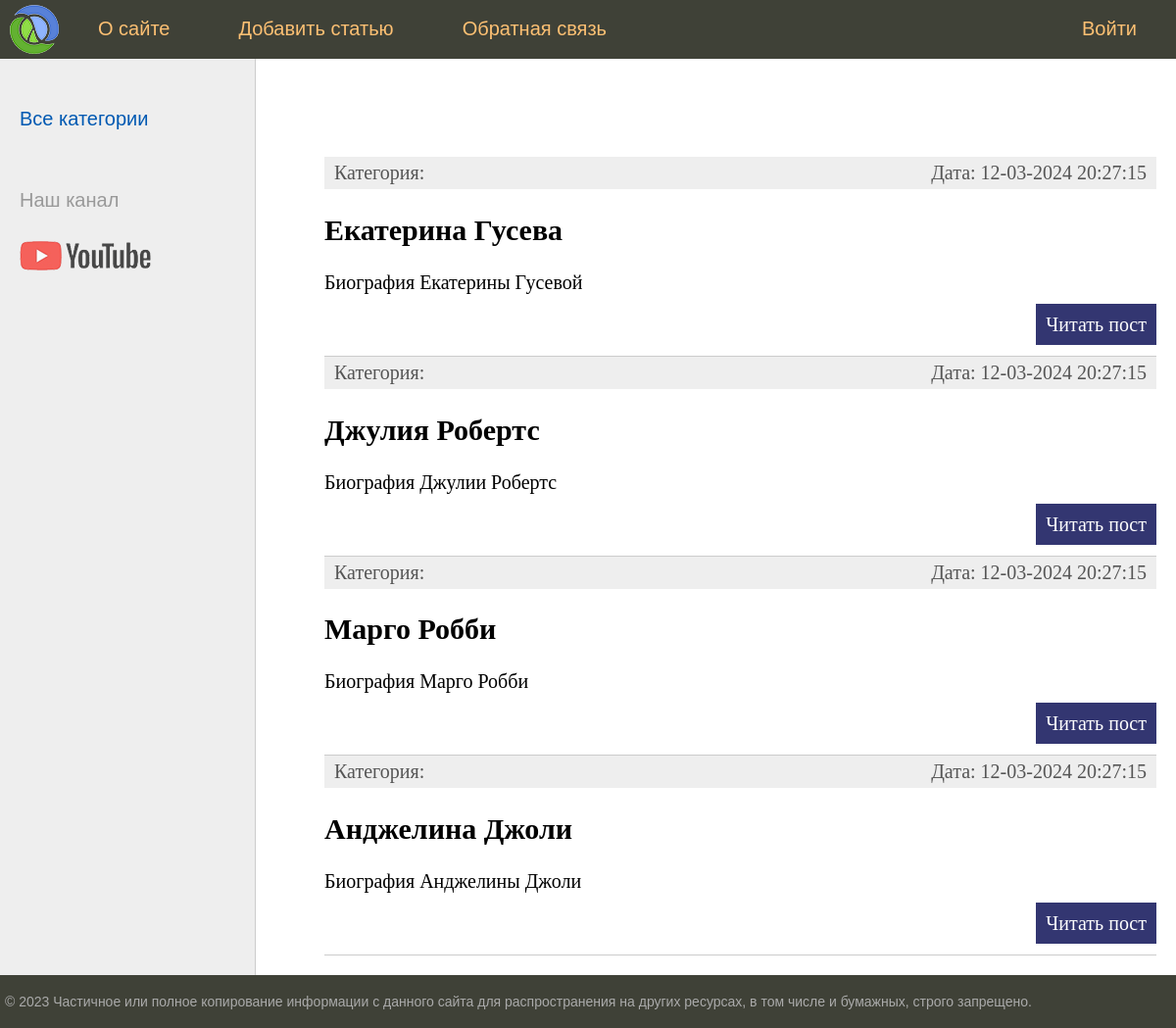
/, run on an earlier commit of the app's database.
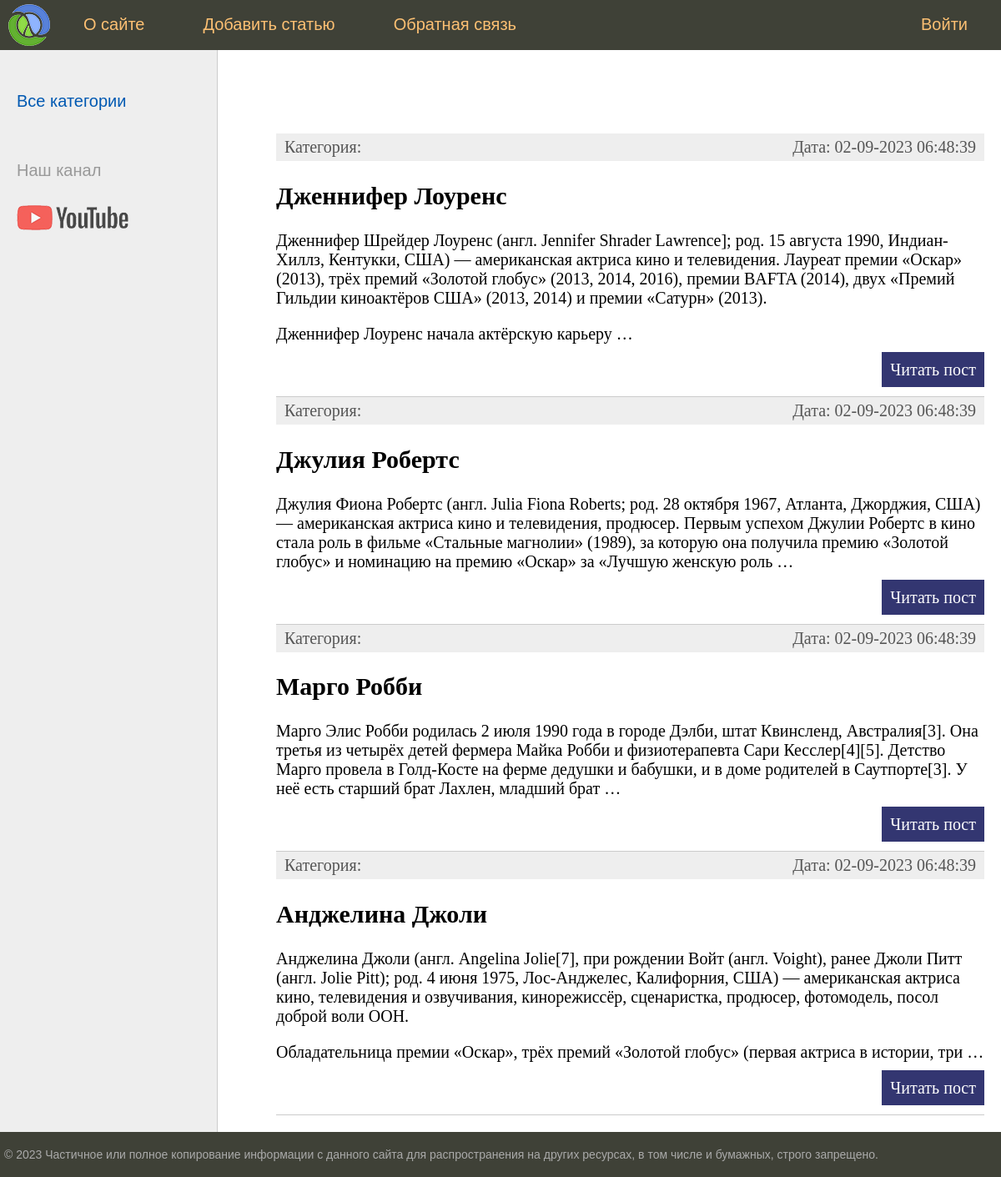
And on a later commit of the database.
### women/models.py (models this page shows, shortened)
class Women(models.Model):
    class Status(models.IntegerChoices):
        DRAFT = 0, 'Черновик'
        PUBLISHED = 1, 'Опубликовано'
    title = models.CharField(max_length=255)
    slug = models.SlugField(max_length=255, unique=True, db_index=True)
    content = models.TextField(blank=True)
    time_create = models.DateTimeField(auto_now_add=True)
    time_update = models.DateTimeField(auto_now=True)
    is_published = models.BooleanField(choices=Status.choices, default=Status.DRAFT)
    category = models.ForeignKey('Category', on_delete=models.PROTECT, related_name='posts')
    objects = models.Manager()
    published = PublisherManager()
    class Meta:
        ordering = ['-time_create']
        indexes = [
            models.Index(fields=['-time_create'])
        ]
    def get_absolute_url(self):
        return reverse('post', kwargs={'post_slug': self.slug})

### women/views.py (the view)
# urls.py: path('', views.index, name='home'),
def index(request):
    posts = Women.published.all()
    data = {'title': 'Главная страница',
            'menu': menu,
            'post': posts,
            'category_selected': 0,
            }
    return render(request, 'women/index.html', context=data)

### women/models.py (called while the page is built)
    def get_queryset(self):
        return super().get_queryset().filter(is_published=Women.Status.PUBLISHED)

### women/templatetags/women_tags.py (called while the page is built)
@register.inclusion_tag('women/list_categories.html')
def show_categories(category_selected=0):
    cats = Category.objects.all()
    return {'cats': cats, 'category_selected': category_selected}

### women/templates/women/index.html (shortened to what this page needs)
{% extends 'base.html' %}
{% block content %}
<ul class="list-articles">
	{% for p in post %}
		<li>
            <div class="article-panel">
                <p class="first">Категория: {{ p.category }}</p>
                <p class="last">Дата: {{ p.time_update|date:"d-m-Y H:i:s" }}</p>
            </div>
			<h2> {{ p.title }}</h2>
			{% autoescape off %}
			{{ p.content|linebreaks|truncatewords:50}}
			{% endautoescape %}
			<p class="link-read-post"><a href="{{ p.get_absolute_url }}">Читать пост</a></p>
		</li>
	{% endfor %}
</ul>
{% endblock content %}

### templates/base.html (shortened to what this page needs)
{% load static %}
{% load women_tags%}
<!DOCTYPE html>
<html>
<head>
	<link type="text/css" href="{% static 'women/css/styles.css' %}" rel="stylesheet" />
</head>
<body>
<table class="table-page" border=0 cellpadding="0" cellspacing="0">
<tr><td valign=top>
{% block mainmenu %}
		<div class="header">
			<ul id="mainmenu" class="mainmenu">
			<li class="logo"><a href="{% url 'home' %}"><div class="logo"></div></a></li>
{% for m in menu %}
	{% if not forloop.last %}<li>{% else %}<li class="last">{% endif %}
		<a href="{% url m.url_name %}">{{m.title}}</a></li>
{% endfor %}
			</ul>
		</div>
{% endblock mainmenu %}
<table class="table-content" border=0 cellpadding="0" cellspacing="0">
<tr>
	<td valign="top" class="left-chapters">
	<ul id="leftchapters">
		{% if category_selected == 0 or category_selected is None %}
			<li class="selected">Все категории </li>
		{% else %}
		<li><a href="{% url 'home' %}">Все категории</a></li>
		{% endif %}
		<li class="share">
		<p>Наш канал</p>
		<a class="share-yt" href="https://www.youtube.com/channel/UClJzWfGWuGJL2t-3dYKcHTA/playlists" target="_blank" rel="nofollow"></a>
		</li>
	</ul>
</td>
<td valign="top" class="content">
	<div class="content-text">
{% block content %}
{% endblock content %}
	</div>
</td></tr></table>
</td></tr>
<tr><td valign=top>
	<div id="footer">
		<p>&copy; 2023 Частичное или полное копирование информации с данного сайта для распространения на других ресурсах, в том числе и бумажных, строго запрещено.</p>
	</div>
</td></tr></table>
</body>
</html>

### women/static/women/css/styles.css (style rules this page uses)
html, body { font-family: 'Arial'; margin: 0; padding: 0; height: 100%; width: 100%; color: #444; }
a { color: #0059b2; text-decoration: none; }
p.link-read-post { text-align: right; }
p.link-read-post a { padding: 10px; min-width: 100px; background: #333671; color: #fff; text-decoration: none; }
div.article-panel { background: #eee; padding: 5px 10px 5px 10px; box-sizing: border-box; overflow: hidden; color: #555; }
div.article-panel p.first { margin: 0; float: left; }
div.article-panel p.last { margin: 0; float: right; }
ul.list-articles { list-style: none; margin: 0; padding: 0; }
ul.list-articles li { border-bottom: 1px solid #ccc; }
.table-page { width: 100%; height: 100%; vertical-align: top; }
.table-page tr { height: 100%; }
.header { background: #3F4137; height: 60px; }
.logo { background: url('../images/logo.png') no-repeat 10px 5px; width: 70px; height: 60px; }
ul.mainmenu { list-style: none; margin: 0; padding: 0; height: 60px; color: #fdc073; font-size: 20px; overflow: hidden; }
ul.mainmenu li { float: left; margin: 18px 40px 0 30px; }
ul.mainmenu li.logo { margin: 0; }
ul.mainmenu li.last { float: right; }
ul.mainmenu li a { color: #fdc073; text-decoration: none; }
.table-content { width: 100%; min-height: 100%; height: 100%; }
.left-chapters { margin: 0; background: #eee; border-right: 1px solid #ccc; }
.left-chapters ul { width: 230px; margin: 0; padding: 20px 10px 10px 20px; list-style: none; font-size: 20px; }
.left-chapters ul li { margin: 30px 0 0 0; color: #999; }
.left-chapters ul li.selected { color: #0059b2; }
.left-chapters ul li a { color: #444; text-decoration: none; }
.left-chapters ul li.share { margin: 60px 0 0 0; }
.left-chapters ul li.share p { margin: 30px 0 30px 0; }
.left-chapters ul li.share a { display: inline-block; width: 40px; height: 40px; margin: 0 20px 0 0; }
.left-chapters ul li.share a.share-yt { width: 100%; height: 30px; background: url('../images/share_yt.png') no-repeat 0 0 }
.content { padding: 40px 20px 20px 40px; width: 100%; box-sizing: border-box; }
.content-text { margin: 60px 0 0 30px; color: #000; font-size: 20px; font-family: Yandex Sans Display Light; }
#footer { box-sizing: border-box; background: #3F4137; padding: 5px; color: #aaa; font-size: 14px; font-family: Verdana, Geneva, Arial, Helvetica; text-align: left; overflow: hidden; }

What changed in the data, as far as the page shows it:
removed Women: time_update "12-03-2024 20:27:15", title "Екатерина Гусева", content "Биография Екатерины Гусевой"
added Women: time_update "02-09-2023 06:48:39", title "Дженнифер Лоуренс", content "Дженнифер Шрейдер Лоуренс (англ. Jennifer Shrader Lawrence]; род. 15 августа 1990, Индиан-Хиллз, Кентукки, США) — американская актриса кино и телевидения. Лауреат премии «Оскар» (2013), трёх премий «Золотой глобус» (2013, 2014, 2016), премии BAFTA (2014), двух «Премий Гильдии киноактёров США» (2013, 2014) и премии «Сатурн» (2013). Дженнифер Лоуренс начала актёрскую карьеру …"
changed Women "Джулия Робертс": time_update "12-03-2024 20:27:15" → "02-09-2023 06:48:39"; content "Биография Джулии Робертс" → "Джулия Фиона Робертс (англ. Julia Fiona Roberts; род. 28 октября 1967, Атланта, Джорджия, США) — американская актриса кино и телевидения, продюсер. Первым успехом Джулии Робертс в кино стала роль в фильме «Стальные магнолии» (1989), за которую она получила премию «Золотой глобус» и номинацию на премию «Оскар» за «Лучшую женскую роль …"
changed Women "Марго Робби": time_update "12-03-2024 20:27:15" → "02-09-2023 06:48:39"; content "Биография Марго Робби" → "Марго Элис Робби родилась 2 июля 1990 года в городе Дэлби, штат Квинсленд, Австралия[3]. Она третья из четырёх детей фермера Майка Робби и физиотерапевта Сари Кесслер[4][5]. Детство Марго провела в Голд-Косте на ферме дедушки и бабушки, и в доме родителей в Саутпорте[3]. У неё есть старший брат Лахлен, младший брат …"
changed Women "Анджелина Джоли": time_update "12-03-2024 20:27:15" → "02-09-2023 06:48:39"; content "Биография Анджелины Джоли" → "Анджелина Джоли (англ. Angelina Jolie[7], при рождении Войт (англ. Voight), ранее Джоли Питт (англ. Jolie Pitt); род. 4 июня 1975, Лос-Анджелес, Калифорния, США) — американская актриса кино, телевидения и озвучивания, кинорежиссёр, сценаристка, продюсер, фотомодель, посол доброй воли ООН. Обладательница премии «Оскар», трёх премий «Золотой глобус» (первая актриса в истории, три …"
